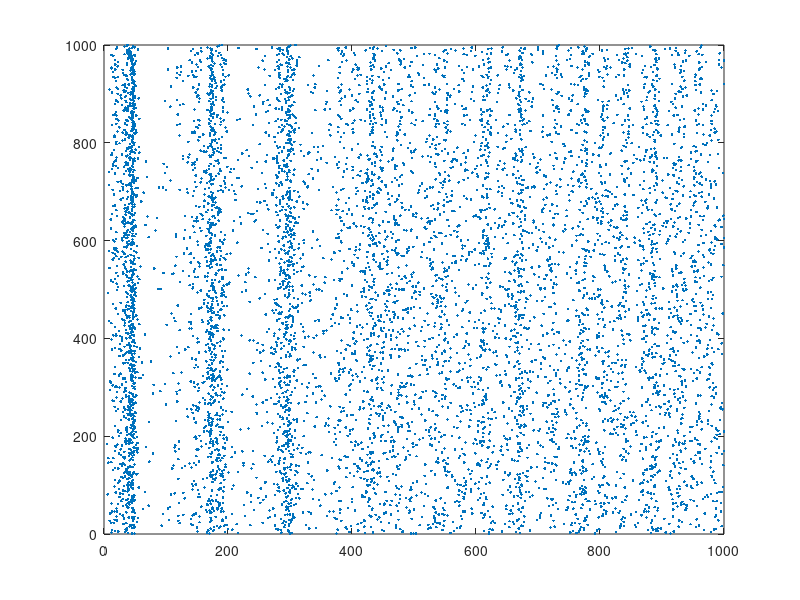

MATLAB code for this plot:
% Excitatory neurons    Inhibitory neurons
Ne=800;                 Ni=200;
re=rand(Ne,1);          ri=rand(Ni,1);
a=[0.02*ones(Ne,1);     0.02+0.08*ri];
b=[0.2*ones(Ne,1);      0.25-0.05*ri];
c=[-65+15*re.^2;        -65*ones(Ni,1)];
d=[8-6*re.^2;           2*ones(Ni,1)];
S=[0.5*rand(Ne+Ni,Ne),  -rand(Ne+Ni,Ni)];

v=-65*ones(Ne+Ni,1);    % Initial values of v
u=b.*v;                 % Initial values of u
firings=[];             % spike timings

for t=1:1000            % simulation of 1000 ms
  I=[5*randn(Ne,1);2*randn(Ni,1)]; % thalamic input
  fired=find(v>=30);    % indices of spikes
  firings=[firings; t+0*fired,fired];
  v(fired)=c(fired);
  u(fired)=u(fired)+d(fired);
  I=I+sum(S(:,fired),2);
  v=v+0.5*(0.04*v.^2+5*v+140-u+I); % step 0.5 ms
  v=v+0.5*(0.04*v.^2+5*v+140-u+I); % for numerical
  u=u+a.*(b.*v-u);                 % stability
end
plot(firings(:,1),firings(:,2),'.');